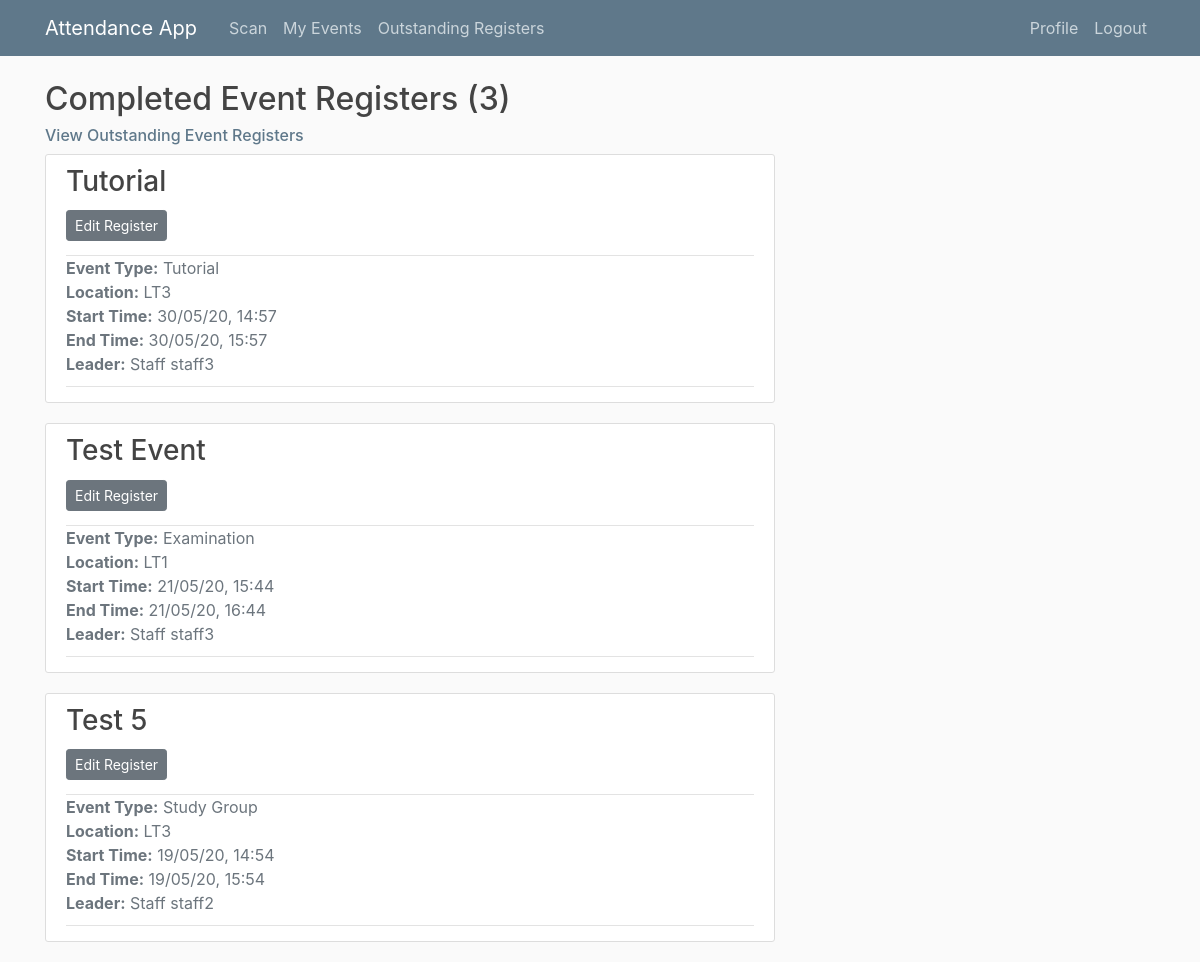
Screenshot of /registers/completed/ (signed in) with the database file from the repository.
### main/models.py (models this page shows, shortened)
class Event(models.Model):
    EVENT_TYPES = (
        ('LE', 'Lecture'),
        ('EX', 'Examination'),
        ('TU', 'Tutorial'),
        ('SG', 'Study Group')
    )
    title = models.CharField(max_length = 100)
    event_type = models.CharField(max_length=2, choices=EVENT_TYPES) # Lecture, tutorial, exam or study group
    start_time = models.DateTimeField(default = timezone.now)
    end_time = models.DateTimeField(default = one_hour_ahead)
    location = models.CharField(max_length = 100, null = True)
    leader = models.ForeignKey(Staff, on_delete=models.CASCADE, related_name = 'staff_leader') # Leader must be a staff member
    attendees = models.ManyToManyField(Student, related_name='student_attendees')
    auth_uuid = models.UUIDField(default=uuid.uuid4, editable = False) # Generates authentication hash
    register_taken = models.BooleanField(default = False)
    def happening_now(self):
        if timezone.now() >= self.start_time and timezone.now() < self.end_time:
            return True
        else:
            return False

### users/models.py (models this page shows)
class Staff(models.Model):
    user = models.OneToOneField(User,  on_delete=models.CASCADE) # Each Staff object maps to one account and vice versa
    def __str__(self):
        return f'Staff {self.user.username}'
    class Meta:
        verbose_name_plural = 'Staff' # otherwise default in admin page would be 'Staffs'

### main/views.py (the view)
# urls.py: path('registers/completed/', StaffCompletedRegisterListView.as_view(), name='completed-registers'),
class StaffCompletedRegisterListView(LoginRequiredMixin, UserPassesTestMixin, ListView):
    model = Event
    template_name = 'main/past_register_list.html' # Override the template to search for, default = <app>/<model>_<viewtype>.html (main/event_list.html)
    context_object_name = 'events' # Specify what variable name the objects in the list should be called, so they are looped as they were when using the function based view in the template
    paginate_by = 5 # number of events to display per page
    def get_queryset(self):
        user = self.request.user
        if user.groups.filter(name='Staff').exists():
            return Event.objects.filter(leader=user.staff, start_time__lte=timezone.now(), register_taken=True).exclude(event_type="LE").order_by('-start_time')
        elif user.groups.filter(name='Admin').exists(): # Admin users can view all events
            return Event.objects.filter(start_time__lte=timezone.now(), register_taken=True).exclude(event_type="LE").order_by('-start_time')
    def test_func(self):
        user = self.request.user
        if user.groups.filter(name="Admin") or user.groups.filter(name="Staff"):
            return True
        else:
            return False

### users/templatetags/user_extras.py (called while the page is built)
@register.filter(name='has_group')
def has_group(user, group_name):
    return user.groups.filter(name=group_name).exists()

### main/templates/main/past_register_list.html
{% extends 'main/register_list.html' %}
{% block upcoming_or_past %}
    <h2>Completed Event Registers ({{ page_obj.paginator.count }})</h2>
    <h6><a class="subtitle" href="{% url 'outstanding-registers' %}">View Outstanding Event Registers</a></h6>
{% endblock upcoming_or_past %}
{% block take_or_edit_register %}
    <a class="btn btn-secondary btn-sm mt-1 mb-1" href="{% url 'event-register' event.id %}">Edit Register</a>
{% endblock take_or_edit_register %}

### main/templates/main/register_list.html (shortened to what this page needs)
{% extends 'main/base.html' %}
{% load user_extras %}
{% load event_extras %}
{% block content %}
    {% block upcoming_or_past %}{% endblock upcoming_or_past %}
    {% for event in events %}
        <article class="media content-section">
            <div class="media-body">
                <div class="article-header">
                    <h3><a class="article-title" href="{% url 'event-detail' event.id %}">{{ event.title }}</a></h3>
                    {% block take_or_edit_register %}{% endblock take_or_edit_register %}
                </div>
                <div class="article-metadata">
                    <ul class="list-unstyled">
                        <li class="text-secondary"><b>Event Type:</b> {{ event.get_event_type_display }}</li>
                        <li class="text-muted"><b>Location:</b> {{ event.location }}</li>
                        <li class="text-muted"><b>Start Time:</b> {{ event.start_time|date:"d/m/y, H:i" }}</li>
                        <li class="text-muted"><b>End Time:</b> {{ event.end_time|date:"d/m/y, H:i" }}</li>
                        <li class="text-muted"><b>Leader:</b> {{ event.leader }}</li>
                    </ul>
                </div>
            </div>
        </article>
    {% endfor %}
{% endblock content %}

### main/static/main/main.css (style rules this page uses)
body { background: #fafafa; color: #333333; margin-top: 5rem; }
h1, h2, h3, h4, h5, h6 { color: #444444; }
h2 { font-size: 2rem; }
ul { margin: 0; color: #444444; }
.subtitle { color: #5f788a; }
.content-section { background: #ffffff; padding: 10px 20px; border: 1px solid #dddddd; border-radius: 3px; margin-bottom: 20px; }
.article-header { padding-bottom: 10px; border-bottom: 1px solid #e3e3e3; }
.article-header .article-title { color: #444444; }
.article-metadata { padding-bottom: 10px; margin-bottom: 5px; border-bottom: 1px solid #e3e3e3 }

### rows the page displays
Event: title "Tutorial", event_type "Tutorial", location "LT3", start_time "30/05/20, 14:57", end_time "30/05/20, 15:57", leader "Staff staff3"
Event: title "Test Event", event_type "Examination", location "LT1", start_time "21/05/20, 15:44", end_time "21/05/20, 16:44", leader "Staff staff3"
Event: title "Test 5", event_type "Study Group", location "LT3", start_time "19/05/20, 14:54", end_time "19/05/20, 15:54", leader "Staff staff2"

### other values shown
{{ page_obj.paginator.count }} "3"
